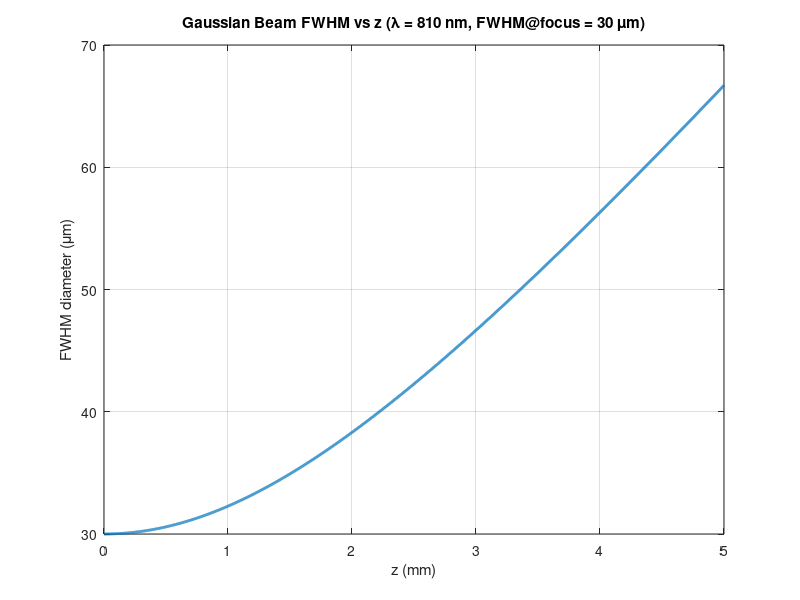
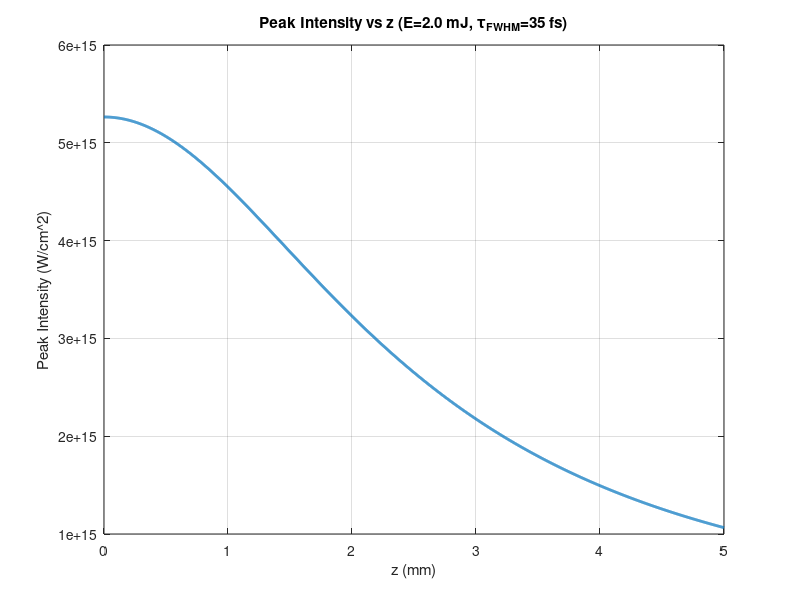

The MATLAB source for these figures, in order:
% GaussianBeamPropagation_R2023a.m
% Simulate Gaussian beam propagation and peak intensity along z.
% Assumptions:
% - z = 0 at focus
% - Given "focal spot FWHM 30 um" is the *intensity FWHM diameter* at focus
% - Temporal and spatial profiles are Gaussian (separable)

clear; clc;

%% ----- Parameters -----
lambda   = 810e-9;         % wavelength [m]
fwhm_d0  = 30e-6;          % focal FWHM diameter at z=0 [m]
E_pulse  = 2e-3;           % pulse energy [J]
tau_fwhm = 35e-15;         % pulse duration (intensity FWHM) [s]

z_min = 0e-3;              % [m]
z_max = 5e-3;              % [m]
Nz    = 2001;              % number of z samples

%% ----- Conversions and core formulas -----
% Intensity Gaussian: I(r) = I0 * exp(-2 r^2 / w^2)
% FWHM diameter relation at a given z: d_FWHM(z) = sqrt(2*ln(2)) * 2 * w(z) / 2?  -> d = w * sqrt(2 ln2)
% Derivation: I(r_FWHM/2) = I0/2 -> r_half = w*sqrt(ln2/2) -> diameter d = 2*r_half = w*sqrt(2*ln2)
% => w0 from FWHM diameter d0:
w0 = fwhm_d0 / sqrt(2*log(2));     % 1/e^2 radius at focus [m]

% Rayleigh length
zR = pi * w0^2 / lambda;           % [m]

% z grid
z = linspace(z_min, z_max, Nz);

% Beam radius vs z
wz = w0 .* sqrt(1 + (z./zR).^2);   % [m]

% FWHM diameter vs z
fwhm_d = wz .* sqrt(2*log(2));     % [m]

% Peak intensity vs z (spatiotemporal Gaussian):
% Total energy E = I0_peak * (∫_A e^{-2r^2/w^2} dA) * (∫_t e^{-4 ln2 t^2 / tau_fwhm^2} dt)
% Spatial integral = (pi * w^2) / 2
% Temporal integral = tau_fwhm * sqrt(pi) / (2*sqrt(ln 2))
% => I0_peak(z) = E / [ (pi*w(z)^2/2) * (tau_fwhm * sqrt(pi)/(2*sqrt(ln2))) ]
I0_peak = E_pulse ./ ( (pi.*wz.^2./2) .* (tau_fwhm.*sqrt(pi)./(2*sqrt(log(2)))) ); % [W/m^2]

% Also provide in W/cm^2 for convenience
I0_peak_Wcm2 = I0_peak / 1e4;

%% ----- Plot 1: FWHM vs z -----
fig1 = figure('Color','w','Position',[100 100 720 480]);
plot(z*1e3, fwhm_d*1e6, 'LineWidth', 2);
grid on;
xlabel('z (mm)','Interpreter','none');
ylabel('FWHM diameter (\mum)','Interpreter','tex');
title(sprintf('Gaussian Beam FWHM vs z (\\lambda = %.0f nm, FWHM@focus = %.0f \\mum)', ...
      lambda*1e9, fwhm_d0*1e6));
% Save as SVG
print(fig1, 'gaussian_fwhm_vs_z.svg', '-dsvg');

%% ----- Plot 2: Peak intensity vs z -----
fig2 = figure('Color','w','Position',[120 120 720 480]);
plot(z*1e3, I0_peak_Wcm2, 'LineWidth', 2);
grid on;
xlabel('z (mm)','Interpreter','none');
ylabel('Peak Intensity (W/cm^2)','Interpreter','none');
title(sprintf('Peak Intensity vs z (E=%.1f mJ, \\tau_{FWHM}=%.0f fs)', ...
      E_pulse*1e3, tau_fwhm*1e15));
% Optionally show on log scale (uncomment if desired)
% set(gca,'YScale','log');

% Save as SVG
print(fig2, 'gaussian_peak_intensity_vs_z.svg', '-dsvg');

%% ----- Console summary -----
fprintf('--- Summary ---\n');
fprintf('lambda       = %.0f nm\n', lambda*1e9);
fprintf('FWHM@focus   = %.1f um (diameter)\n', fwhm_d0*1e6);
fprintf('w0 (1/e^2 r) = %.2f um\n', w0*1e6);
fprintf('zR           = %.3f mm\n', zR*1e3);
fprintf('I0@focus     = %.3e W/cm^2\n', I0_peak_Wcm2(1));
fprintf('Saved: gaussian_fwhm_vs_z.svg, gaussian_peak_intensity_vs_z.svg\n');
